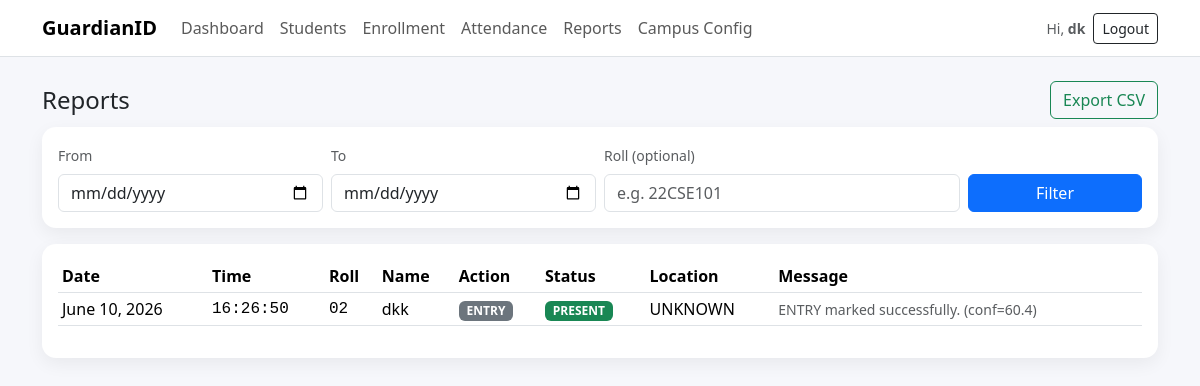
The app's page /reports/ (signed in) with its own data.
### core/models.py (models this page shows, shortened)
class AttendanceLog(models.Model):
    ENTRY = "ENTRY"
    EXIT = "EXIT"
    ACTIONS = [(ENTRY, "Entry"), (EXIT, "Exit")]
    student = models.ForeignKey(Student, on_delete=models.CASCADE, related_name="attendance_logs")
    date = models.DateField()
    action = models.CharField(max_length=10, choices=ACTIONS)
    timestamp = models.DateTimeField(default=timezone.now)
    status = models.CharField(max_length=30, default="PRESENT")  # PRESENT / DENIED / UNKNOWN
    latitude = models.FloatField(null=True, blank=True)
    longitude = models.FloatField(null=True, blank=True)
    distance_m = models.FloatField(null=True, blank=True)
    location_status = models.CharField(max_length=20, default="UNKNOWN")  # ALLOWED / DENIED / UNKNOWN
    message = models.CharField(max_length=255, blank=True)
    class Meta:
        indexes = [
            models.Index(fields=["date", "student"]),
            models.Index(fields=["date", "action"]),
        ]
        ordering = ["-timestamp"]

class Student(models.Model):
    roll_no = models.CharField(max_length=50, unique=True)
    name = models.CharField(max_length=120)
    department = models.CharField(max_length=120, blank=True)
    year = models.CharField(max_length=20, blank=True)
    email = models.EmailField(blank=True)
    phone = models.CharField(max_length=20, blank=True)
    is_active = models.BooleanField(default=True)
    created_at = models.DateTimeField(default=timezone.now)

### core/views.py (the view)
# urls.py: path("reports/", views.reports_page, name="reports_page"),
@login_required
def reports_page(request):
    from_date = request.GET.get("from")
    to_date = request.GET.get("to")
    roll = request.GET.get("roll","").strip()
    qs = AttendanceLog.objects.select_related("student").all()
    if from_date:
        qs = qs.filter(date__gte=from_date)
    if to_date:
        qs = qs.filter(date__lte=to_date)
    if roll:
        qs = qs.filter(student__roll_no__icontains=roll)
    logs = qs[:300]  # keep UI fast
    return render(request, "reports/reports.html", {"logs": logs, "from": from_date, "to": to_date, "roll": roll})

### templates/reports/reports.html
{% extends "base.html" %}
{% block content %}
<div class="d-flex justify-content-between align-items-center mb-2">
  <h4 class="mb-0">Reports</h4>
  <a class="btn btn-outline-success" href="/reports/export/?from={{ from }}&to={{ to }}">Export CSV</a>
</div>
<div class="card p-3 mb-3">
  <form class="row g-2" method="get">
    <div class="col-md-3">
      <label class="form-label small text-muted">From</label>
      <input class="form-control" type="date" name="from" value="{{ from }}">
    </div>
    <div class="col-md-3">
      <label class="form-label small text-muted">To</label>
      <input class="form-control" type="date" name="to" value="{{ to }}">
    </div>
    <div class="col-md-4">
      <label class="form-label small text-muted">Roll (optional)</label>
      <input class="form-control" name="roll" value="{{ roll }}" placeholder="e.g. 22CSE101">
    </div>
    <div class="col-md-2 d-flex align-items-end">
      <button class="btn btn-primary w-100">Filter</button>
    </div>
  </form>
</div>
<div class="card p-3">
  <div class="table-responsive">
    <table class="table table-sm align-middle">
      <thead><tr>
        <th>Date</th><th>Time</th><th>Roll</th><th>Name</th><th>Action</th><th>Status</th><th>Location</th><th>Message</th>
      </tr></thead>
      <tbody>
      {% for l in logs %}
        <tr>
          <td>{{ l.date }}</td>
          <td class="mono">{{ l.timestamp|date:"H:i:s" }}</td>
          <td class="mono">{{ l.student.roll_no }}</td>
          <td>{{ l.student.name }}</td>
          <td><span class="badge text-bg-secondary">{{ l.action }}</span></td>
          <td>
            {% if l.status == "PRESENT" %}
              <span class="badge text-bg-success">PRESENT</span>
            {% elif l.status == "DENIED" %}
              <span class="badge text-bg-danger">DENIED</span>
            {% else %}
              <span class="badge text-bg-warning">UNKNOWN</span>
            {% endif %}
          </td>
          <td>{{ l.location_status }} {% if l.distance_m %}<span class="text-muted small">({{ l.distance_m|floatformat:0 }}m)</span>{% endif %}</td>
          <td class="text-muted small">{{ l.message }}</td>
        </tr>
      {% empty %}
        <tr><td colspan="8" class="text-muted">No logs found.</td></tr>
      {% endfor %}
      </tbody>
    </table>
  </div>
</div>
{% endblock %}

### templates/base.html (shortened to what this page needs)
<!doctype html>
<html lang="en">
<head>
  <link href="https://cdn.jsdelivr.net/npm/bootstrap@5.3.3/dist/css/bootstrap.min.css" rel="stylesheet">
</head>
<body>
<nav class="navbar navbar-expand-lg bg-white border-bottom">
  <div class="container">
    <a class="navbar-brand" href="/">GuardianID</a>
    <div class="collapse navbar-collapse" id="nav">
      {% if user.is_authenticated %}
      <ul class="navbar-nav me-auto mb-2 mb-lg-0">
        <li class="nav-item"><a class="nav-link" href="/">Dashboard</a></li>
        <li class="nav-item"><a class="nav-link" href="/students/">Students</a></li>
        <li class="nav-item"><a class="nav-link" href="/enroll/">Enrollment</a></li>
        <li class="nav-item"><a class="nav-link" href="/attendance/">Attendance</a></li>
        <li class="nav-item"><a class="nav-link" href="/reports/">Reports</a></li>
        <li class="nav-item"><a class="nav-link" href="/settings/campus/">Campus Config</a></li>
      </ul>
      <div class="d-flex gap-2 align-items-center">
        <span class="text-muted small">Hi, <b>{{ user.username }}</b></span>
        <a class="btn btn-outline-dark btn-sm" href="/logout/">Logout</a>
      </div>
      {% endif %}
    </div>
  </div>
</nav>
<div class="container py-4">
  {% block content %}{% endblock %}
</div>
</body>
</html>

### templates/base.html (style rules this page uses)
body { background:#f6f7fb; }
.card { border:0; box-shadow: 0 6px 18px rgba(0,0,0,0.06); border-radius: 14px; }
.navbar-brand { font-weight:700; }
.mono { font-family: ui-monospace, SFMono-Regular, Menlo, Monaco, Consolas, "Liberation Mono", "Courier New", monospace; }

### records on screen
AttendanceLog: date "June 10, 2026", timestamp "16:26:50", student.roll_no "02", student.name "dkk", action "ENTRY", status "PRESENT", location_status "UNKNOWN", message "ENTRY marked successfully. (conf=60.4)"

### other values on screen
{{ user.username }} "dk"
